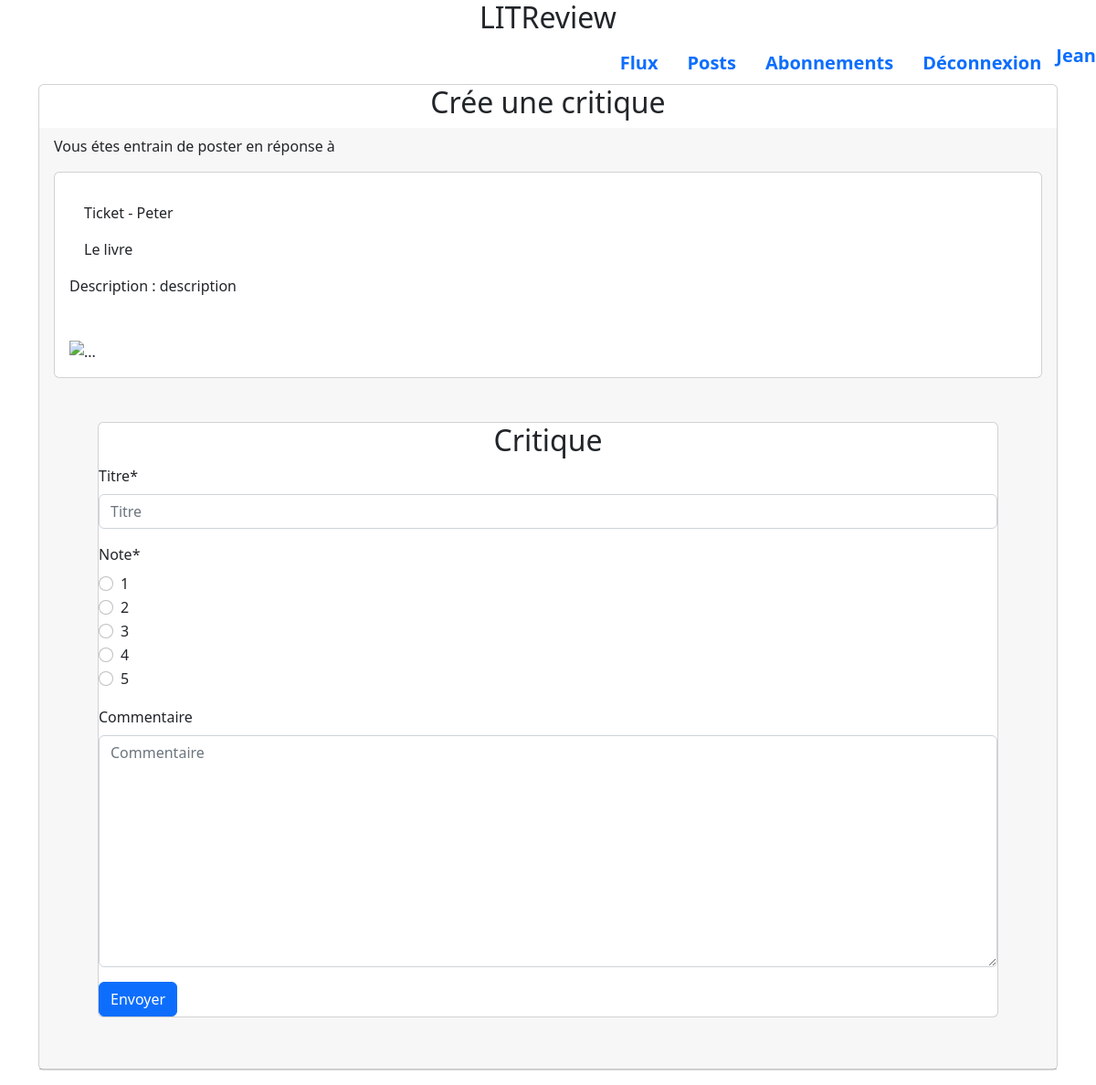
The app's page /creatreview/15 (signed in) with its own data.
### authentification/models.py (models this page shows)
class User(AbstractUser):
    profile_photo = models.ImageField(verbose_name='Photo de profil')

### blog/models.py (models this page shows)
class Ticket(models.Model):
    title = models.fields.CharField(max_length=128, verbose_name="Titre du Livre ")
    description = models.fields.CharField(max_length=2048, verbose_name="Description du ticket ")
    user = models.ForeignKey(
        to=settings.AUTH_USER_MODEL,
        on_delete=models.CASCADE
    )
    image = models.ImageField(null=True, blank=True, verbose_name="Image du livre ")
    time_created = models.DateTimeField(auto_now_add=True)

### blog/views/review.py (the view)
# urls.py: path('creatreview/<int:pk>', blog.views.creatreview, name='creatreview'),
@login_required
def creatreview(request, pk):
    ticket = Ticket.objects.get(id=pk)
    if request.method == "POST":
        review_form = Critique_Form(request.POST)
        if review_form.is_valid():
            review_form.save(request.user.id, ticket=ticket)
        return redirect("feed")
    else:
        review_form = Critique_Form()
    context = {'ticket': ticket, 'review_form': review_form}
    return render(request, 'blog/creatreview.html', context=context)

### blog/forms.py (shortened to what this page needs)
class Critique_Form(ModelForm):
    class Meta:
        model = Review
        fields = [
            "headline",
            "rating",
            "body"
            ]
        widgets = {
            'headline': TextInput(attrs={
                "placeholder": "Titre",
                "class": "form-title"
            }),
            'body': Textarea(attrs={
                "placeholder": "Commentaire",
                "class": "form-desc",
            }),
            'rating': RadioSelect(attrs={
                "class": "form-check-inline rating_class",
            }, choices=[("1", 1), ("2", 2), ("3", 3), ("4", 4), ("5", 5)]),
        }
        labels = {"headline": "Titre", "body": "Commentaire", "rating": "Note"}

### templates/blog/creatreview.html (shortened to what this page needs)
{% extends 'blog/base.html' %}
{% load crispy_forms_tags %}
{% block content %}
<div class="card mb-3">
    <h2> Crée une critique </h2>
    <div class="card-header">
        <p> Vous étes entrain de poster en réponse à </p>
        <div class="card">
            <div class="card-body">
                <p class="m-3">Ticket - {{ ticket.user }}</p>
                <p class="m-3">{{ ticket.title }}</p>
                <p>Description : {{ ticket.description }}</p>
            </div>
            <img src="/media/{{ticket.image }}" style="width: 12rem;" class="card-img-bottom m-3" alt="...">
        </div>
        <div class="card m-5">
            <h2 class="card-title">Critique</h2>
            <form method="POST" action="" >
                {{ review_form|crispy }}
                <div class="button-container">
                    <button type="submit" class="btn btn-primary">Envoyer</button>
                </div>
            </form>
        </div>
    </div>
    {% endblock content %}

### templates/blog/base.html (shortened to what this page needs)
<!DOCTYPE html>
{% load static %}
<html lang="fr">
<head>
    <link href="https://cdn.jsdelivr.net/npm/bootstrap@5.2.3/dist/css/bootstrap.min.css" rel="stylesheet"
>
    <link rel="stylesheet" href="https://kit.fontawesome.com/b92704fbb5.css">
    <link rel="stylesheet" href="{% static 'review/base.css' %}">
</head>
<body>
<header>
    <h2>LITReview</h2>
    <ul class="nav justify-content-end navbase">
        <li class="nav-item">
            <a class="nav-link active" aria-current="page" href="{% url 'feed' %}">Flux</a>
        </li>
        <li class="nav-item">
            <a class="nav-link" href="{% url 'post' %}">Posts</a>
        </li>
        <li class="nav-item">
            <a class="nav-link" href="{% url 'abonnements' %}">Abonnements</a>
        </li>
        <li class="nav-item">
            <a class="nav-link" href="{% url 'logout' %}">Déconnexion</a>
        </li>
        <li class="nav-item">
            <a href="#">{{request.user}}</a>
        </li>
    </ul>
</header>
<div class="container">
    {% block content %}{% endblock content %}
</div>
</body>
</html>

### static/review/base.css (style rules this page uses)
h2 { display: flex; justify-content: center; }
.navbase { font-size: 20px; font-weight: bold; }
a { text-decoration: none; }

### records on screen
User: user "Jean"
Ticket: user "Peter", title "Le livre", description "description"
